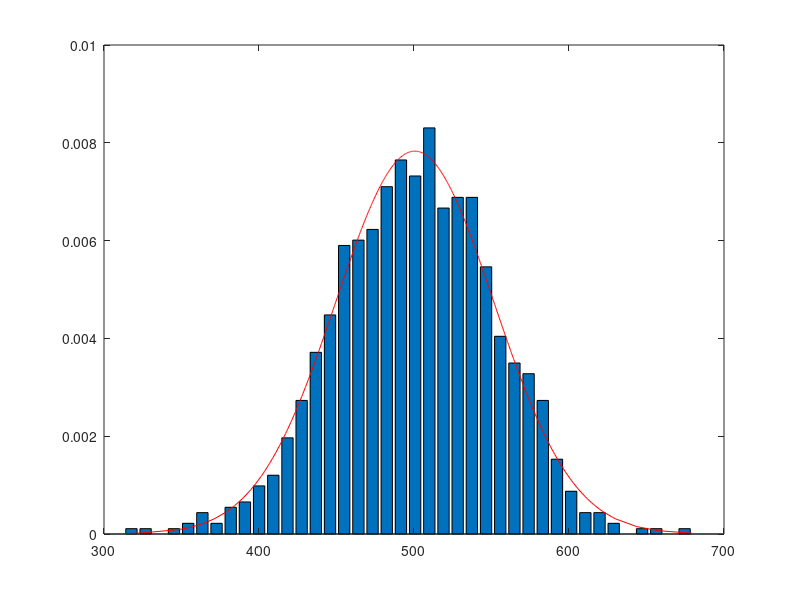

MATLAB code for this plot:
% Normal Probability Density Function
%
% Borra todo
clear all; clc; close all

% Número de datos aleatorios para generar
n=1000;     
X = randn(n,1).*50 + 500;

% Desviación estandar de los valores aleatorios
s = std(X);         

% Media de los valores aleatorios
m = mean(X);        

% Histograma de X:  a=frecuencia,  b=valor
[a,b]= hist(X,40);  
% ancho de los bins del histograma
bin= b(2)- b(1);    

% Normalizacion de las frecuencias de acuerdo al número de bins
aNormalizado = a./(n*bin); 
bar(b, aNormalizado)

% Define la funcion de distribución normal
f=@(x) exp(-0.5 * ((x - m)./s).^2) ./ (sqrt(2*pi) .* s);

% Grafica la pdf de X (ordenados de menor a mayor)
line(sort(X),f(sort(X)),'color','r')

% La integral de la pdf en el rango de X debe ser 1 o cercana a 1
integral(f,min(X),max(X))
